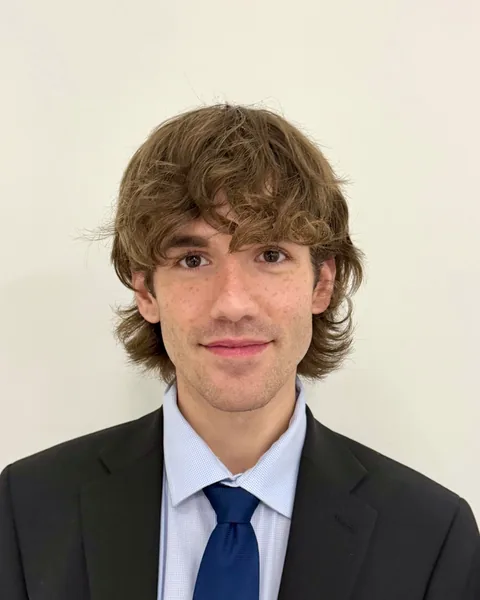
#> input picture images/headshot-480.webp, 480 x 600 px; its folder holds only this picture in this run
$ python prepare_headshot.py ../images/headshot-480.webp
#> lines starting #> are read from the running program, lines starting #| are printed output that depends on the picture
"""Crop, color-match, and export a headshot for the site.

Usage:  python3 tools/prepare_headshot.py <photo.jpg>
Writes images/headshot-800.webp and images/headshot-480.webp.

Color match: measures the average wall color in the top corners, then scales
each color channel so the wall lands on WALL_TARGET (a cream from the site's
palette). Same idea as white balance: one multiplier per channel, applied to
the whole photo, so skin and clothing shift by the same small amount.
Metadata (EXIF, including any GPS location) is not copied to the output.
Requires: pip install pillow numpy
"""
import sys
import numpy as np
from PIL import Image

WALL_TARGET = np.array([238, 231, 216])  # a shade darker than the page, so the arch reads
CROP = (150, 430, 1350, 1930)            # left, top, right, bottom: 4:5 portrait around the face

img = Image.open(sys.argv[1]).convert("RGB")
#> img is the input picture: PIL image 480x600 RGB; mean R, G, B 170.5, 160.5, 148.8
a = np.asarray(img).astype(np.float32)

h, w = a.shape[:2]
#> h = 600; w = 480
corners = np.concatenate([a[40:300, 40:300].reshape(-1, 3), a[40:300, w - 300:w - 40].reshape(-1, 3)])
wall = corners.mean(axis=0)
#> wall = [183.1, 165.6, 145.5]
gain = WALL_TARGET / wall
#> gain = [1.3, 1.39, 1.48]
print("wall", wall.round(1), "-> gain", gain.round(3))
#| wall [183.1 165.6 145.5] -> gain [1.299 1.395 1.484]

matched = Image.fromarray(np.clip(a * gain, 0, 255).astype(np.uint8)).crop(CROP)
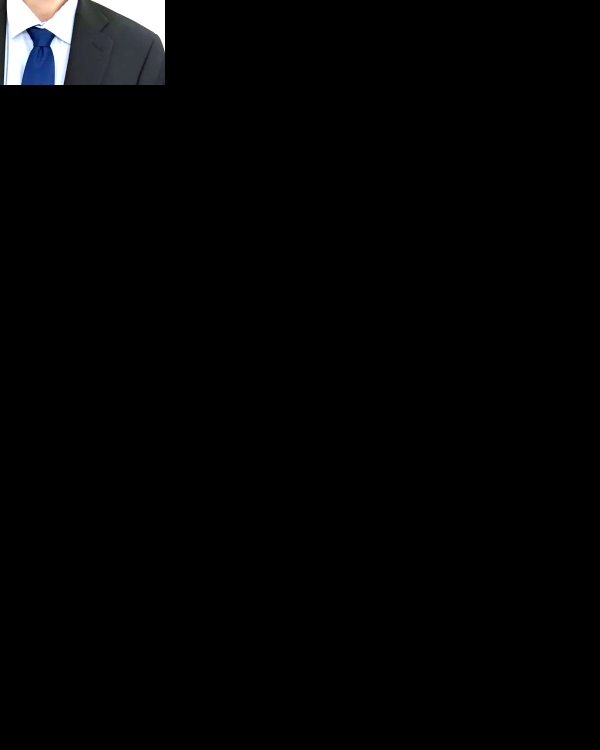
#> matched: PIL image 1200x1500 RGB (shown at 1/2 size); mean R, G, B 3.8, 4, 4.3
for width in (800, 480):
    out = matched.resize((width, width * 5 // 4), Image.LANCZOS)
    out.save(f"images/headshot-{width}.webp", "WEBP", quality=82, method=6)
    print(f"images/headshot-{width}.webp")
#> this loop made 2 passes
#> pass 1, `out = matched.resize((width, width * 5 // 4), Image.LANCZOS)`:
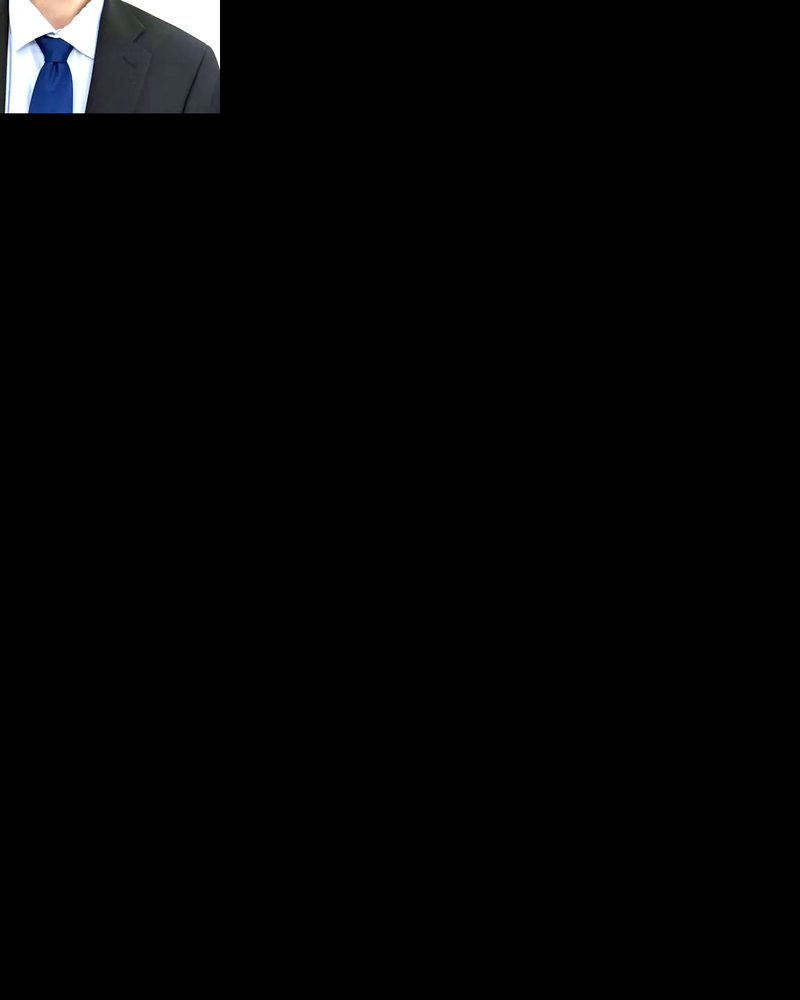
#> out: PIL image 800x1000 RGB; mean R, G, B 3.8, 4, 4.3
